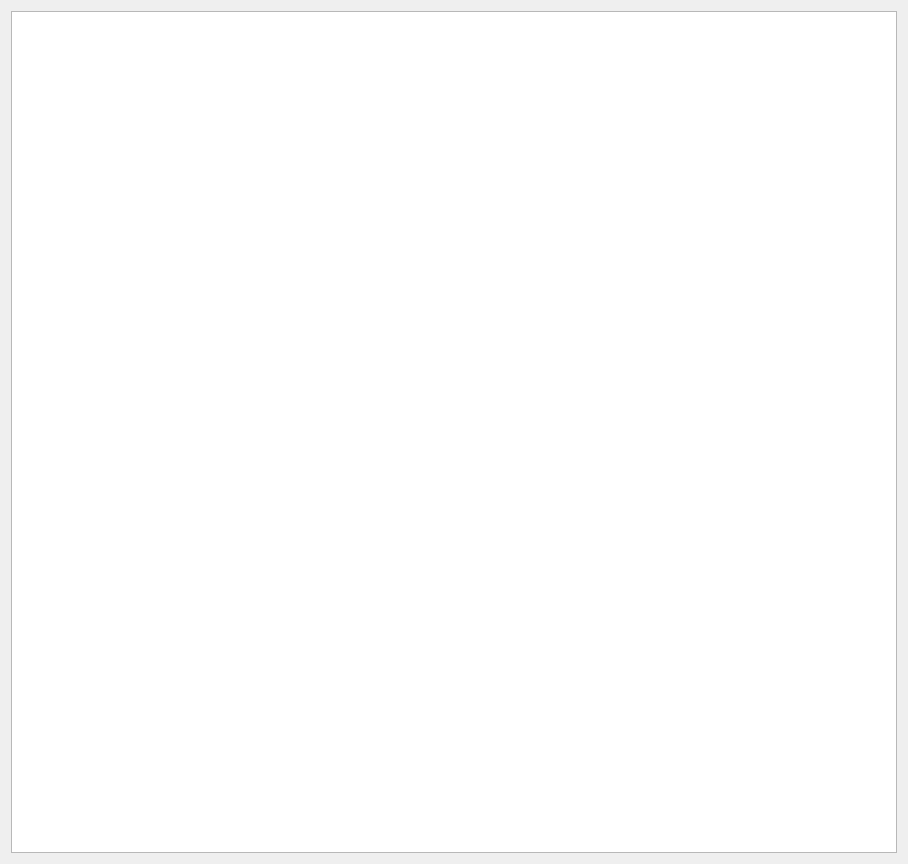
<?xml version="1.0" encoding="UTF-8"?>
<ui version="4.0">
 <class>BaseStationsWidget</class>
 <widget class="QWidget" name="BaseStationsWidget">
  <property name="geometry">
   <rect>
    <x>0</x>
    <y>0</y>
    <width>908</width>
    <height>864</height>
   </rect>
  </property>
  <property name="windowTitle">
   <string>Form</string>
  </property>
  <layout class="QVBoxLayout" name="verticalLayout">
   <item>
    <widget class="QListWidget" name="list">
     <property name="alternatingRowColors">
      <bool>true</bool>
     </property>
    </widget>
   </item>
  </layout>
 </widget>
 <resources/>
 <connections/>
</ui>
